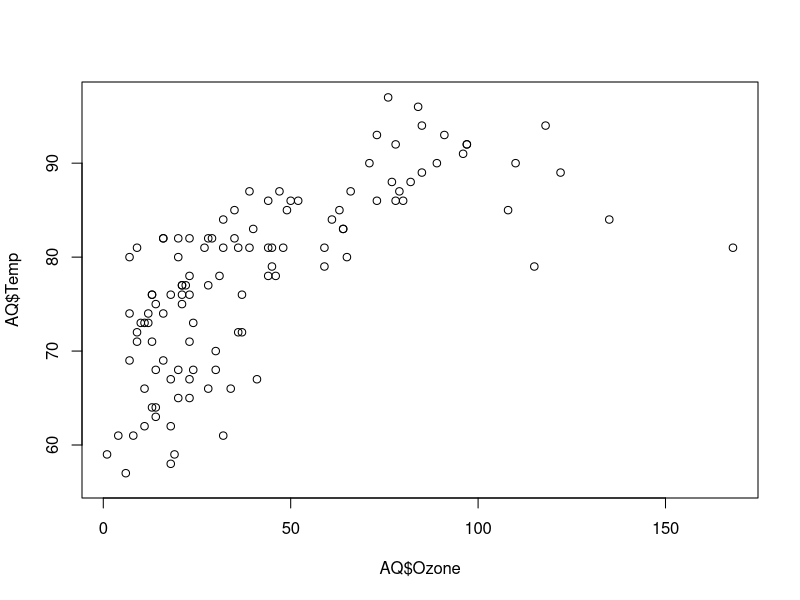
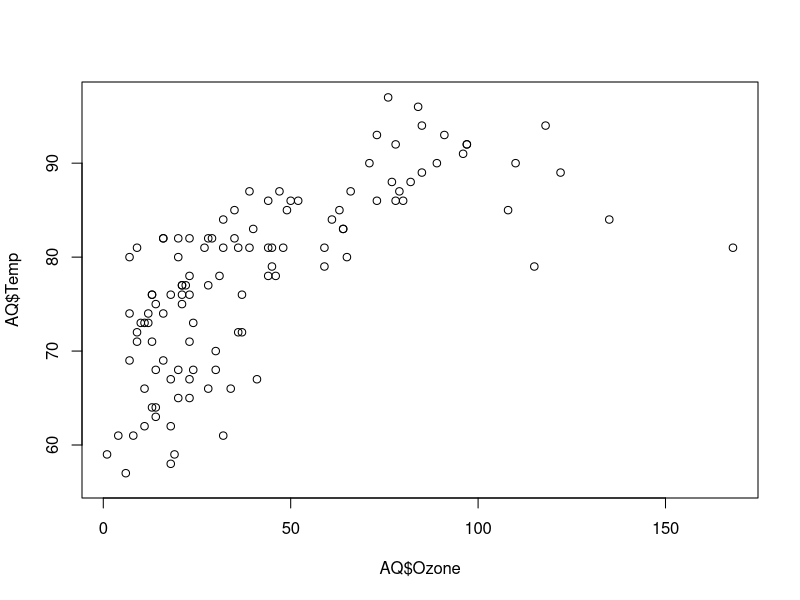
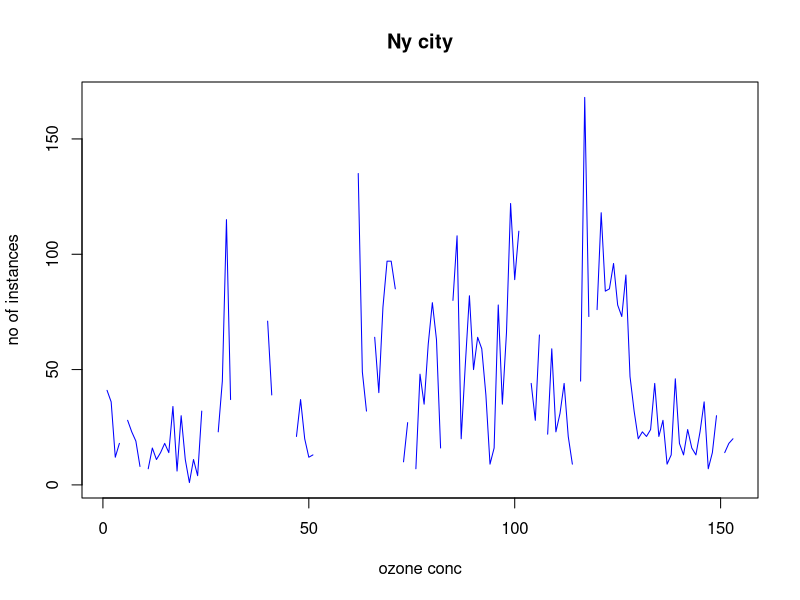
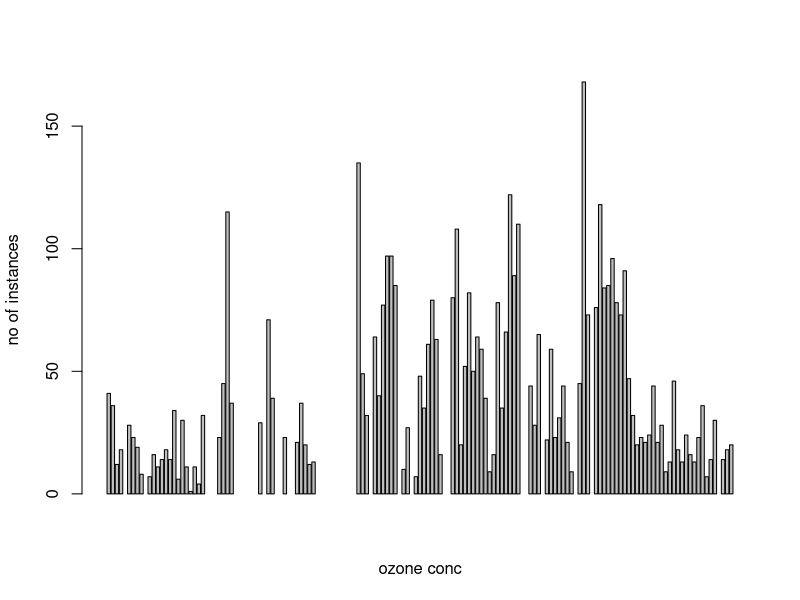
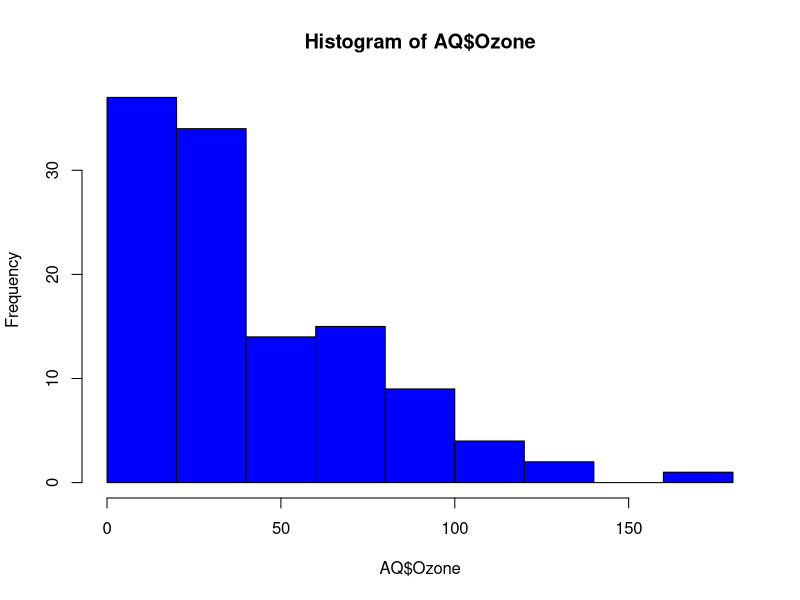
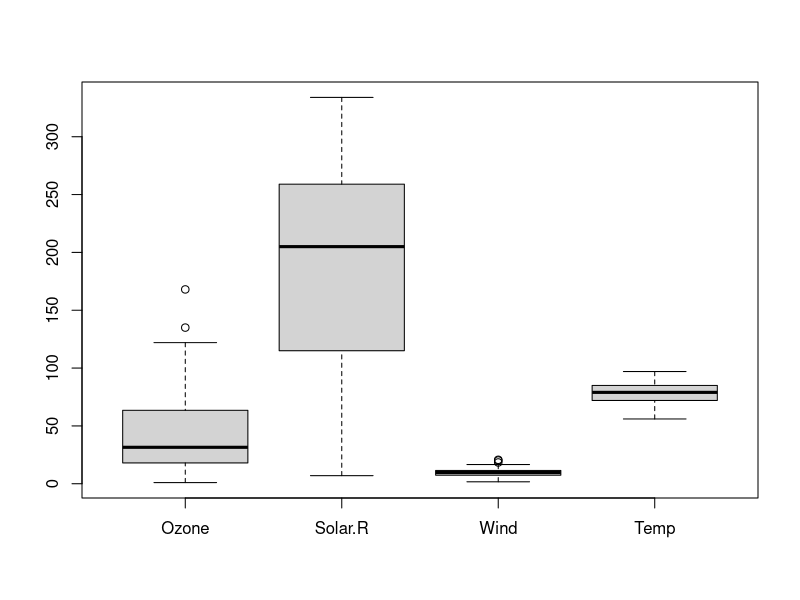
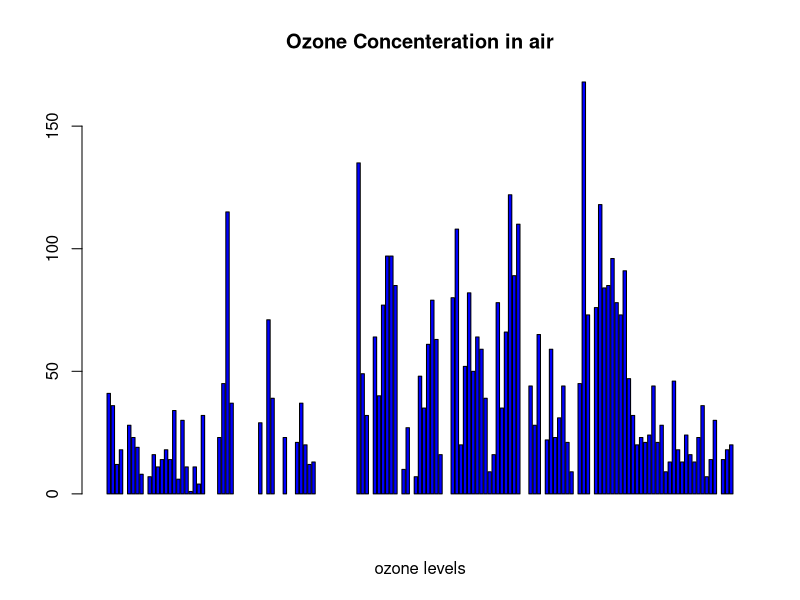
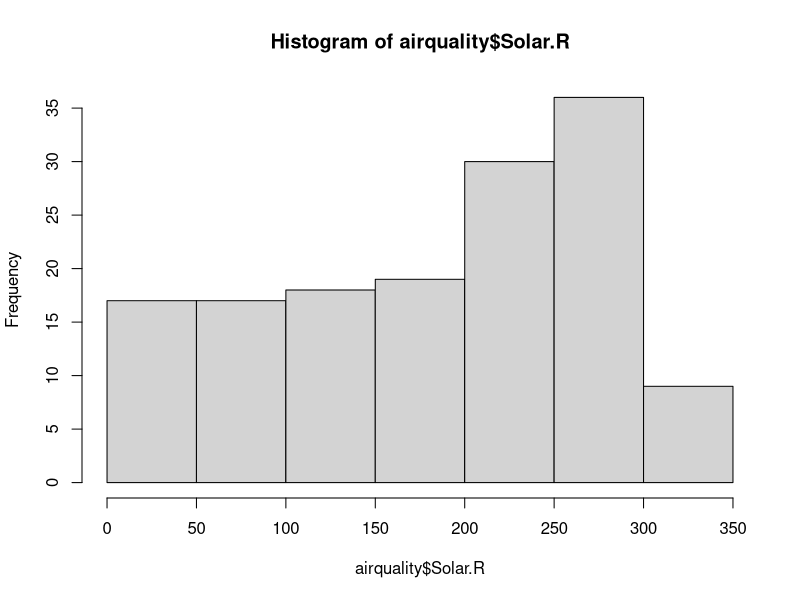

The R source for these figures, in order:
library(datasets)
data("airquality")
AQ<-datasets::airquality
View(AQ)
head(AQ)
tail(AQ)
AQ[,c(1,2)]
AQ$Ozone
summary(AQ$Ozone)
summary(AQ)
plot(AQ$Ozone, AQ$Temp)
plot(AQ$Ozone, AQ$Temp,type = 'p')
plot(AQ$Ozone, xlab = "ozone conc", ylab = "no of instances", type = 'l',main = "Ny city",col = 'blue')
barplot(AQ$Ozone, xlab = "ozone conc", ylab = "no of instances", horiz = F)
hist(AQ$Ozone, col ='blue')
boxplot(AQ[,1:4])
# Horizontal bar plot
barplot(airquality$Ozone, main = 'Ozone Concenteration in air',
        xlab = 'ozone levels', col= 'blue',horiz = F)
#Histogram
hist(airquality$Solar.R)
hist(airquality$Solar.R, 
     main = 'Solar Radiation values in air',
     xlab = 'Solar rad.', col='blue')

#Single box plot
boxplot(airquality$Solar.R)

# Multiple box plots
boxplot(airquality[,1:4],main='Multiple')
#margin of the grid(mar), 
#no of rows and columns(mfrow), 
#whether a border is to be included(bty) 
#and position of the 
#labels(las: 1 for horizontal, las: 0 for vertical)
#bty - box around the plot

par(mfrow=c(3,3),mar=c(2,5,2,1),  las=1, bty="o")

plot(airquality$Ozone)
plot(airquality$Ozone, airquality$Wind)
plot(airquality$Ozone, type= "l")
plot(airquality$Ozone, type= "l")
plot(airquality$Ozone, type= "l")
barplot(airquality$Ozone, main = 'Ozone Concenteration in air',
        xlab = 'ozone levels', col='green',horiz = TRUE)
hist(airquality$Solar.R)
boxplot(airquality$Solar.R)
boxplot(airquality[,0:4], main='Multiple plots')
